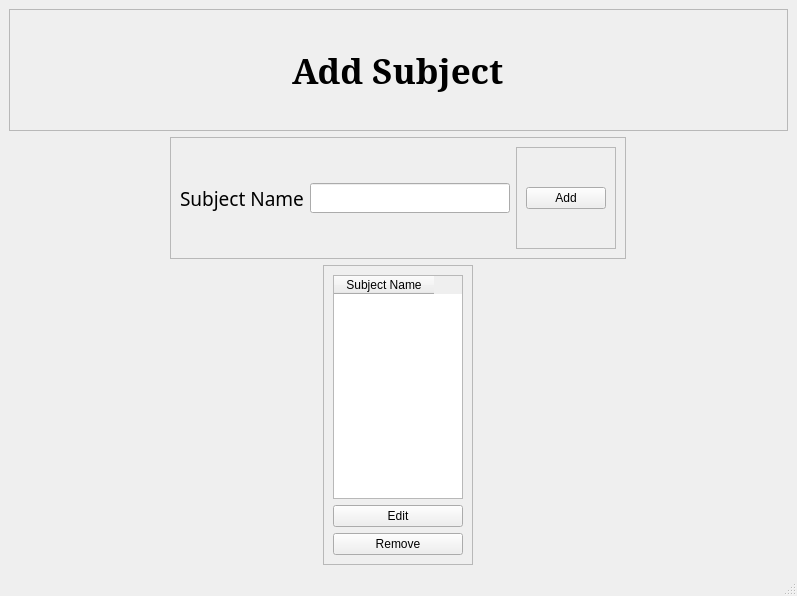
<?xml version="1.0" encoding="UTF-8"?>
<ui version="4.0">
 <class>subject</class>
 <widget class="QMainWindow" name="subject">
  <property name="geometry">
   <rect>
    <x>0</x>
    <y>0</y>
    <width>797</width>
    <height>596</height>
   </rect>
  </property>
  <property name="windowTitle">
   <string>Add Subject</string>
  </property>
  <widget class="QWidget" name="centralwidget">
   <layout class="QVBoxLayout" name="verticalLayout">
    <item>
     <widget class="QFrame" name="frame">
      <property name="frameShape">
       <enum>QFrame::StyledPanel</enum>
      </property>
      <property name="frameShadow">
       <enum>QFrame::Raised</enum>
      </property>
      <layout class="QVBoxLayout" name="verticalLayout_2">
       <item alignment="Qt::AlignHCenter">
        <widget class="QLabel" name="label">
         <property name="font">
          <font>
           <family>MS Serif</family>
           <pointsize>26</pointsize>
           <weight>75</weight>
           <bold>true</bold>
          </font>
         </property>
         <property name="text">
          <string>Add Subject</string>
         </property>
        </widget>
       </item>
      </layout>
     </widget>
    </item>
    <item alignment="Qt::AlignHCenter">
     <widget class="QFrame" name="frame_2">
      <property name="frameShape">
       <enum>QFrame::StyledPanel</enum>
      </property>
      <property name="frameShadow">
       <enum>QFrame::Raised</enum>
      </property>
      <layout class="QHBoxLayout" name="horizontalLayout">
       <item>
        <widget class="QLabel" name="label_2">
         <property name="font">
          <font>
           <family>MV Boli</family>
           <pointsize>14</pointsize>
          </font>
         </property>
         <property name="text">
          <string>Subject Name</string>
         </property>
        </widget>
       </item>
       <item>
        <widget class="QLineEdit" name="subName">
         <property name="minimumSize">
          <size>
           <width>200</width>
           <height>0</height>
          </size>
         </property>
         <property name="maximumSize">
          <size>
           <width>200</width>
           <height>30</height>
          </size>
         </property>
        </widget>
       </item>
       <item>
        <widget class="QFrame" name="frame_3">
         <property name="frameShape">
          <enum>QFrame::StyledPanel</enum>
         </property>
         <property name="frameShadow">
          <enum>QFrame::Raised</enum>
         </property>
         <layout class="QVBoxLayout" name="verticalLayout_3">
          <item>
           <widget class="QPushButton" name="add">
            <property name="cursor">
             <cursorShape>PointingHandCursor</cursorShape>
            </property>
            <property name="text">
             <string>Add</string>
            </property>
           </widget>
          </item>
         </layout>
        </widget>
       </item>
      </layout>
     </widget>
    </item>
    <item alignment="Qt::AlignHCenter">
     <widget class="QFrame" name="frame_4">
      <property name="minimumSize">
       <size>
        <width>100</width>
        <height>0</height>
       </size>
      </property>
      <property name="maximumSize">
       <size>
        <width>150</width>
        <height>300</height>
       </size>
      </property>
      <property name="frameShape">
       <enum>QFrame::StyledPanel</enum>
      </property>
      <property name="frameShadow">
       <enum>QFrame::Raised</enum>
      </property>
      <layout class="QVBoxLayout" name="verticalLayout_5">
       <item>
        <widget class="QTableWidget" name="subTable">
         <column>
          <property name="text">
           <string>Subject Name</string>
          </property>
         </column>
        </widget>
       </item>
       <item>
        <widget class="QPushButton" name="edit">
         <property name="cursor">
          <cursorShape>PointingHandCursor</cursorShape>
         </property>
         <property name="text">
          <string>Edit</string>
         </property>
        </widget>
       </item>
       <item>
        <widget class="QPushButton" name="remove">
         <property name="cursor">
          <cursorShape>PointingHandCursor</cursorShape>
         </property>
         <property name="text">
          <string>Remove</string>
         </property>
        </widget>
       </item>
      </layout>
     </widget>
    </item>
   </layout>
  </widget>
  <widget class="QMenuBar" name="menubar">
   <property name="geometry">
    <rect>
     <x>0</x>
     <y>0</y>
     <width>797</width>
     <height>21</height>
    </rect>
   </property>
  </widget>
  <widget class="QStatusBar" name="statusbar"/>
 </widget>
 <resources/>
 <connections/>
</ui>
